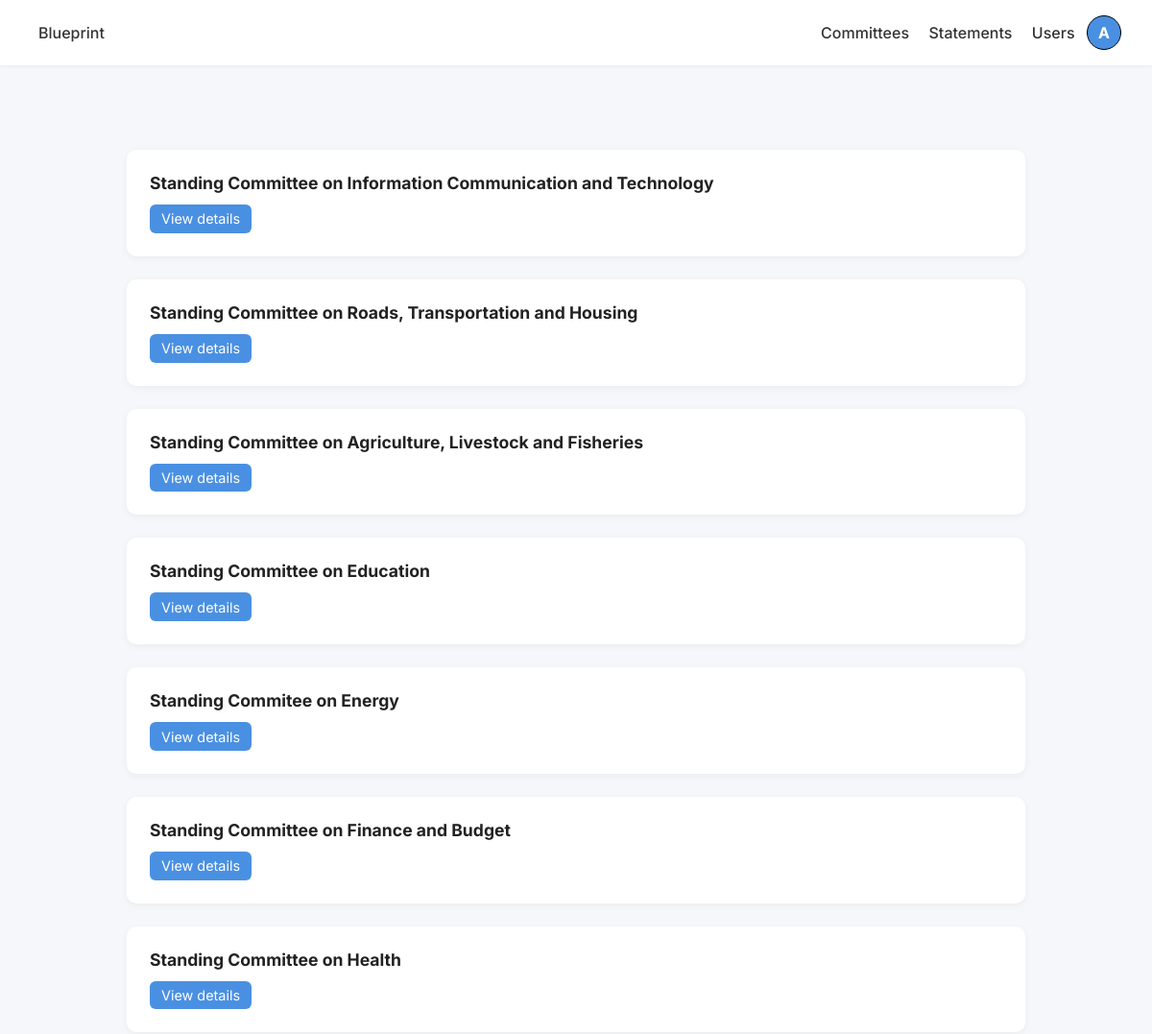
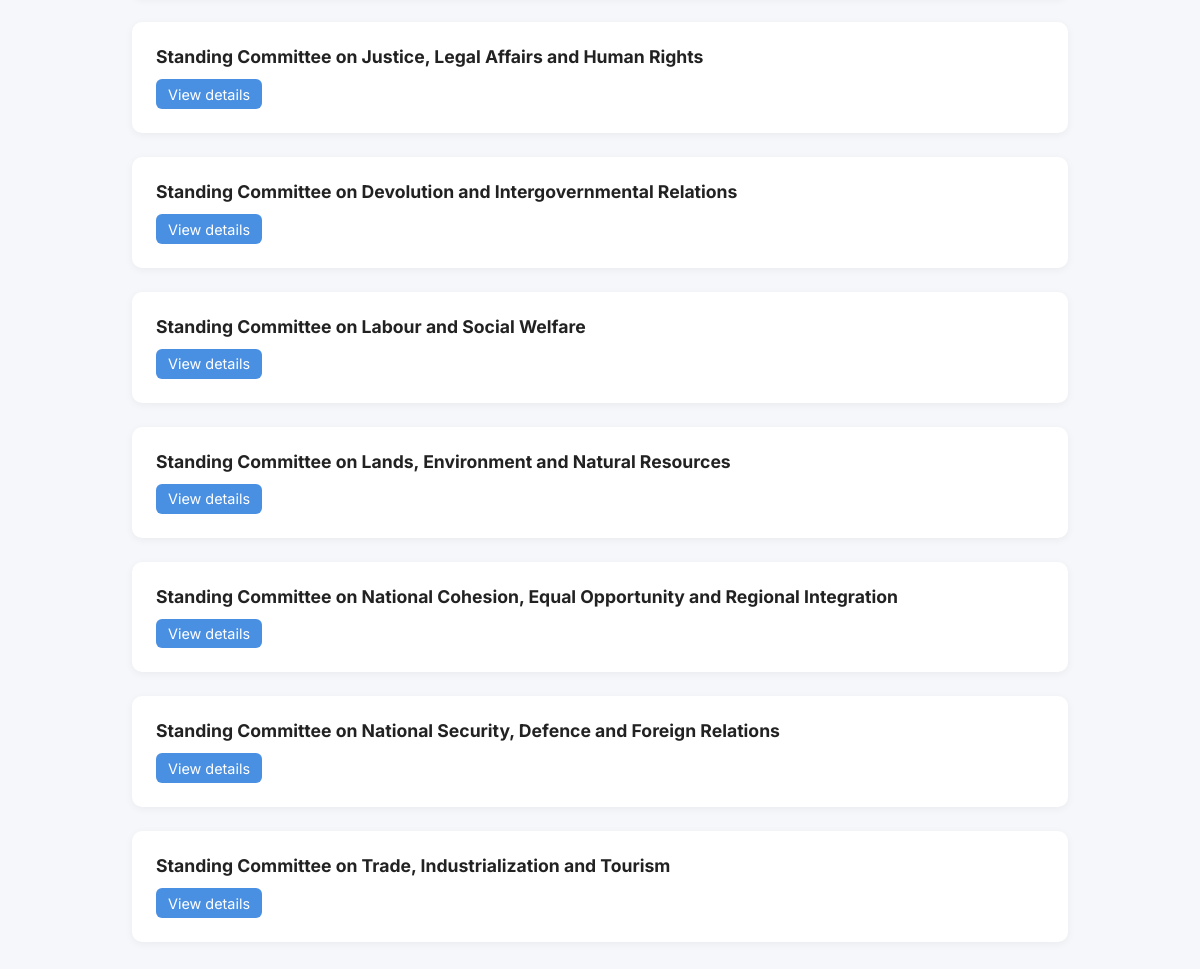
Screenshot of /committees (signed in) with the database file from the repository (2 pictures, top to bottom).
### base/models.py (models this page shows, shortened)
class Committee(models.Model):
    name = models.CharField(max_length=200)
    mandate = models.TextField(null=True, blank=True)
    shorthand = models.CharField(max_length=200)
    chair = models.CharField(max_length=200)
    vice = models.CharField(max_length=200)

### base/views.py (the view)
# urls.py: path('committees', views.committees, name="committees"),
@login_required
def committees(request):
    all_committees = Committee.objects.all()
    context = {'committees' : all_committees}
    return render(request, 'base/committees.html', context)

### accounts/context_processors.py (called while the page is built)
def profile_status(request):
    if request.user.is_authenticated:
        try:
            profile = request.user.memberprofile
            incomplete = not (profile.phone_number and profile.directorate)
            return {'incomplete_profile': incomplete}
        except MemberProfile.DoesNotExist:
            return {'incomplete_profile': True}
    return {}

### base/templates/base/committees.html
{% extends 'main.html' %} <br />
{% load static %} <br />
{% block head %}
<link rel="stylesheet" href="{% static 'styles/committees.css' %}" />
{% endblock %} <br />
{% block content %}
<div class="committees-container">
  {% for committee in committees %}
  <div class="committee-card">
    <h3>{{ committee.name }}</h3>
    <a href="{% url 'committee_detail' committee.id %}" class="view-link"
      >View details</a
    >
  </div>
  {% endfor %}
</div>
{% endblock %}

### templates/main.html (shortened to what this page needs)
<!DOCTYPE html>
{% load static %}
<html lang="en">
  <head>
    <link rel="stylesheet" href="{% static 'styles/main.css' %}" />
    <link
      rel="stylesheet"
      href="https://cdn.datatables.net/2.3.1/css/dataTables.dataTables.css"
    />
    {% block head %} {% endblock %}
  </head>
  <body>
    {% if user.is_authenticated %}
    <nav class="navbar">
      <div class="navbar-left">
        <a href="/" class="logo">Blueprint</a>
      </div>
      <div class="navbar-right">
        <a href="{% url 'committees' %}">Committees</a>
        <a href="{% url 'statements' %}">Statements</a>
        {% if user.is_superuser %}
        <a href="{% url 'users' %}">Users</a>
        {% endif %}
        <div class="profile-wrapper">
          <div class="profile">
            <span>{{ user.username|first|upper }}</span>
          </div>
        </div>
      </div>
    </nav>
    {% endif %}
    <br />
     <br />
    <div class="main-body">{% block content %} {% endblock %}</div>
  </body>
</html>

### static/styles/main.css (style rules this page uses)
* { font-family: "Inter", sans-serif; box-sizing: border-box; margin: 0; padding: 0; }
body { background-color: #f5f7fa; color: #333; }
.navbar { display: flex; justify-content: space-between; align-items: center; background-color: #fff; box-shadow: 0 1px 4px rgba(0, 0, 0, 0.06); padding: 1rem 2rem; position: sticky; top: 0; z-index: 10; }
.navbar a { text-decoration: none; color: #333; font-weight: 500; margin: 0 0.5rem; transition: color 0.3s ease; }
.profile-wrapper { position: relative; display: inline-block; cursor: pointer; }
.profile { display: flex; align-items: center; justify-content: center; background-color: #4a90e2; color: #fff; font-weight: bold; border-radius: 50%; height: 36px; width: 36px; border: 1px solid #000; }
.main-body { padding: 0 2rem; }

### static/styles/committees.css (style rules this page uses)
.committees-container { max-width: 1000px; margin: 2rem auto; padding: 1rem 2rem; display: flex; flex-direction: column; gap: 1.5rem; }
.committee-card { background-color: #ffffff; padding: 1.5rem; border-radius: 10px; box-shadow: 0 2px 8px rgba(0, 0, 0, 0.05); transition: transform 0.2s ease; }
.committee-card h3 { font-size: 1.1rem; margin-bottom: 0.75rem; color: #222; }
.view-link { display: inline-block; padding: 0.4rem 0.75rem; font-size: 0.9rem; color: #fff; background-color: #4a90e2; border-radius: 6px; text-decoration: none; transition: background-color 0.3s ease; }

### rows the page displays
Committee: name "Standing Committee on Information Communication and Technology"
Committee: name "Standing Committee on Roads, Transportation and Housing"
Committee: name "Standing Committee on Agriculture, Livestock and Fisheries"
Committee: name "Standing Committee on Education"
Committee: name "Standing Commitee on Energy"
Committee: name "Standing Committee on Finance and Budget"
Committee: name "Standing Committee on Health"
Committee: name "Standing Committee on Justice, Legal Affairs and Human Rights"
Committee: name "Standing Committee on Devolution and Intergovernmental Relations"
Committee: name "Standing Committee on Labour and Social Welfare"
Committee: name "Standing Committee on Lands, Environment and Natural Resources"
Committee: name "Standing Committee on National Cohesion, Equal Opportunity and Regional Integration"
Committee: name "Standing Committee on National Security, Defence and Foreign Relations"
Committee: name "Standing Committee on Trade, Industrialization and Tourism"

### other values shown
{{ user.username|first|upper }} "A"
